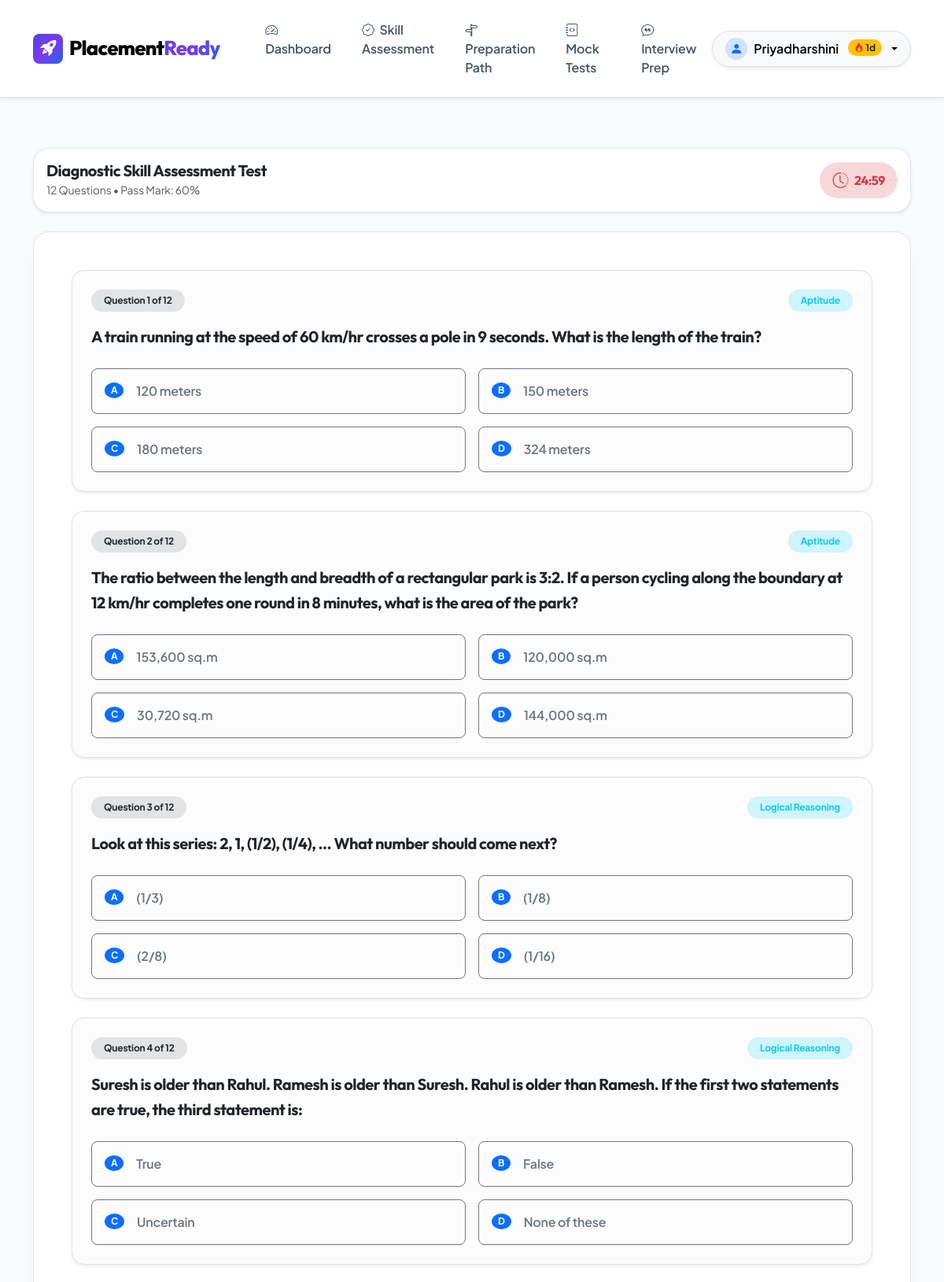
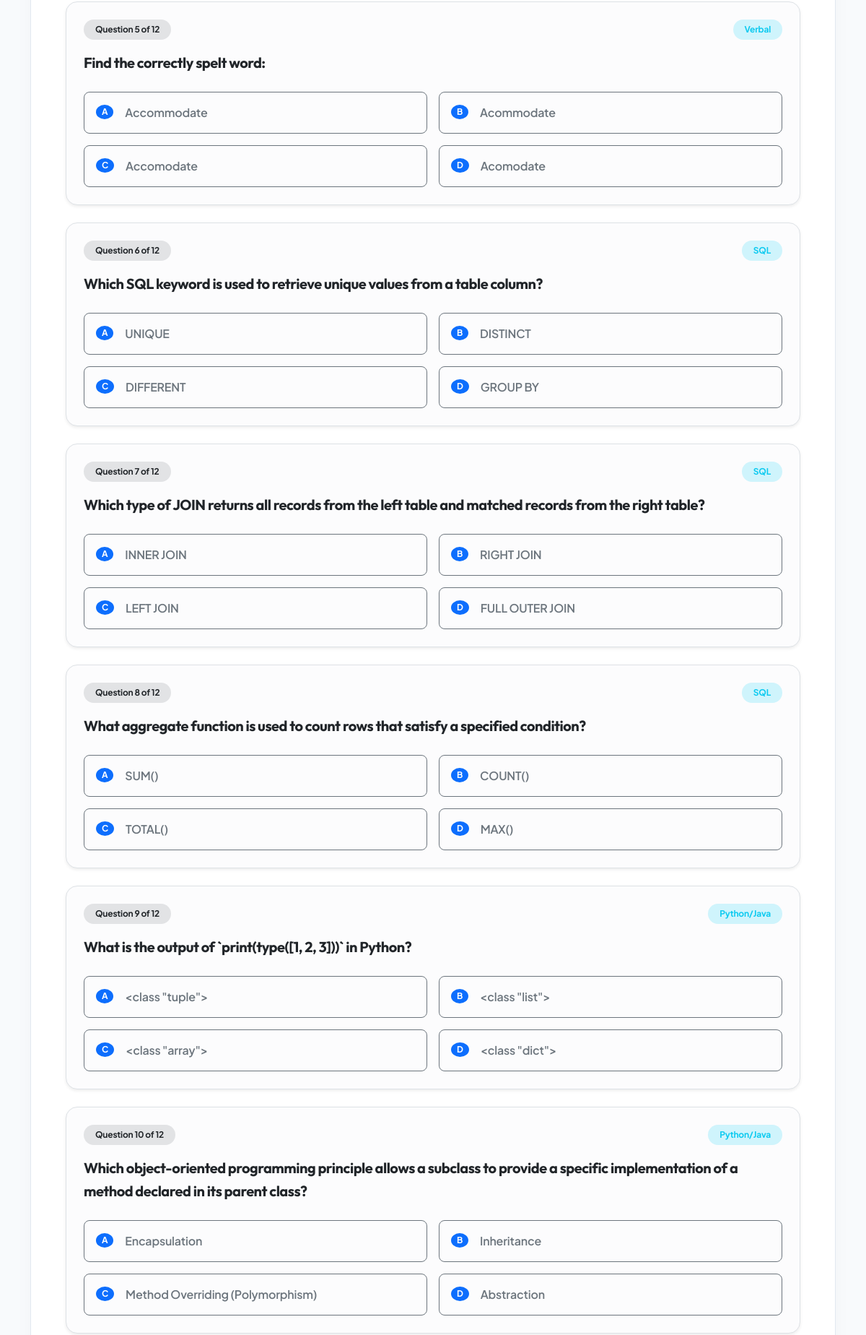
Page /test/take/1/ (signed in, upper part) on the committed database (2 pictures, top to bottom).
### placement_app/models.py (models this page shows, shortened)
class UserProfile(models.Model):
    LEVEL_CHOICES = [
        ('Beginner', 'Beginner'),
        ('Intermediate', 'Intermediate'),
        ('Advanced', 'Advanced'),
    ]
    YEAR_CHOICES = [
        ('1st Year', '1st Year'),
        ('2nd Year', '2nd Year'),
        ('3rd Year', '3rd Year'),
        ('Final Year', 'Final Year'),
    ]
    GRADE_TYPE_CHOICES = [
        ('CGPA', 'CGPA (out of 10)'),
        ('Percentage', 'Percentage (%)'),
    ]
    DEPARTMENT_CHOICES = [
        ('B.Sc Computer Science', 'B.Sc Computer Science'),
        ('B.Sc Information Technology', 'B.Sc Information Technology'),
        ('B.Sc Data Science', 'B.Sc Data Science'),
        ('B.Sc Computer Science with Artificial Intelligence', 'B.Sc Computer Science with Artificial Intelligence'),
        ('B.Sc Mathematics', 'B.Sc Mathematics'),
        ('B.Sc Physics', 'B.Sc Physics'),
        ('B.Sc Chemistry', 'B.Sc Chemistry'),
        ('B.Sc Biotechnology', 'B.Sc Biotechnology'),
        ('B.Sc Microbiology', 'B.Sc Microbiology'),
        ('B.Sc Psychology', 'B.Sc Psychology'),
        ('BCA', 'BCA (Bachelor of Computer Applications)'),
        ('B.Com General', 'B.Com General'),
        ('B.Com Computer Applications', 'B.Com Computer Applications'),
        ('B.Com Accounting & Finance', 'B.Com Accounting & Finance'),
        ('BBA', 'BBA (Bachelor of Business Administration)'),
        ('B.A English', 'B.A English'),
        ('B.A Tamil', 'B.A Tamil'),
        ('B.A Economics', 'B.A Economics'),
        ('B.A History', 'B.A History'),
        ('B.A Sociology', 'B.A Sociology'),
        ('B.A Visual Communication', 'B.A Visual Communication'),
        ('B.A Journalism', 'B.A Journalism'),
    ]
    user = models.OneToOneField(User, on_delete=models.CASCADE, related_name='profile')
    department = models.CharField(max_length=150, choices=DEPARTMENT_CHOICES, default="B.Sc Computer Science")
    year_of_study = models.CharField(max_length=20, choices=YEAR_CHOICES, default="Final Year")
    grade_type = models.CharField(max_length=20, choices=GRADE_TYPE_CHOICES, default="CGPA")
    score_value = models.FloatField(default=8.0, help_text="CGPA value or Percentage value")
    skills = models.TextField(blank=True, help_text="Comma-separated skills (e.g. Python, SQL, Accounting, Excel)")
    target_role = models.ForeignKey(JobRole, on_delete=models.SET_NULL, null=True, blank=True)
    custom_target_role = models.CharField(max_length=100, blank=True, help_text="Custom target job role if not in list")
    current_level = models.CharField(max_length=20, choices=LEVEL_CHOICES, default='Beginner')
    streak_count = models.IntegerField(default=0)
    last_activity_date = models.DateField(null=True, blank=True)
    profile_setup_completed = models.BooleanField(default=False)
    assessment_completed = models.BooleanField(default=False)

class MockTest(models.Model):
    title = models.CharField(max_length=200)
    description = models.TextField()
    category = models.ForeignKey(Category, on_delete=models.SET_NULL, null=True, blank=True)
    job_role = models.ForeignKey(JobRole, on_delete=models.SET_NULL, null=True, blank=True)
    duration_minutes = models.IntegerField(default=30)
    pass_percentage = models.IntegerField(default=60)
    questions = models.ManyToManyField(Question, related_name='mock_tests')
    created_at = models.DateTimeField(auto_now_add=True)

class Question(models.Model):
    DIFFICULTY_CHOICES = [
        ('Easy', 'Easy'),
        ('Medium', 'Medium'),
        ('Hard', 'Hard'),
    ]
    OPTION_CHOICES = [
        ('A', 'Option A'),
        ('B', 'Option B'),
        ('C', 'Option C'),
        ('D', 'Option D'),
    ]
    DEPARTMENT_GROUP_CHOICES = [
        ('All', 'All Departments (Common)'),
        ('Computer/IT', 'Computer / IT (CS, IT, AI, DS, BCA)'),
        ('Science', 'Science (Maths, Physics, Chemistry, Bio, Micro, Psych)'),
        ('Commerce', 'Commerce / Management (B.Com, BBA)'),
        ('Arts', 'Arts (English, Tamil, Economics, History, Sociology, VisComm, Journalism)'),
    ]
    category = models.ForeignKey(Category, on_delete=models.CASCADE, related_name='questions')
    topic = models.ForeignKey(Topic, on_delete=models.SET_NULL, null=True, blank=True, related_name='questions')
    question_text = models.TextField()
    option_a = models.CharField(max_length=300)
    option_b = models.CharField(max_length=300)
    option_c = models.CharField(max_length=300)
    option_d = models.CharField(max_length=300)
    correct_option = models.CharField(max_length=1, choices=OPTION_CHOICES)
    explanation = models.TextField(blank=True, help_text="Explanation of correct answer")
    difficulty = models.CharField(max_length=10, choices=DIFFICULTY_CHOICES, default='Medium')
    is_diagnostic = models.BooleanField(default=False, help_text="Include in diagnostic skill assessment")
    department_group = models.CharField(
        max_length=20,
        choices=DEPARTMENT_GROUP_CHOICES,
        default='All',
        help_text="Which department stream sees this question in diagnostic quiz"
    )

class Category(models.Model):
    name = models.CharField(max_length=100, unique=True)
    description = models.TextField(blank=True)
    icon_class = models.CharField(max_length=50, default="bi-folder-fill")
    class Meta:
        verbose_name_plural = "Categories"

### placement_app/views.py (the view, shortened to what this page needs)
# urls.py: path('test/take/<int:test_id>/', views.take_test_view, name='take_test'),
@login_required
def take_test_view(request, test_id):
    test = get_object_or_404(MockTest, id=test_id)
    questions = test.questions.all()
    return render(request, 'placement_app/take_test.html', {
        'test': test,
        'questions': questions,
    })

### placement_app/templates/placement_app/take_test.html (shortened to what this page needs)
{% extends 'placement_app/base.html' %}
{% block content %}
<div class="container py-4">
    <div class="card card-custom p-3 bg-white sticky-top shadow-sm mb-4" style="top: 80px; z-index: 100;">
        <div class="d-flex justify-content-between align-items-center">
            <div>
                <h5 class="font-heading fw-bold mb-0 text-dark">{{ test.title }}</h5>
                <small class="text-muted">{{ questions.count }} Questions &bull; Pass Mark: {{ test.pass_percentage }}%</small>
            </div>
            <div class="d-flex align-items-center gap-3">
                <div class="bg-danger-subtle text-danger px-3 py-2 rounded-pill font-heading fw-bold d-flex align-items-center gap-2">
                    <i class="bi bi-clock-history fs-5"></i>
                    <span id="timerDisplay">30:00</span>
                </div>
            </div>
        </div>
    </div>
    <div class="card card-custom p-4 p-md-5 bg-white">
        <form method="POST" id="testForm">
            {% for q in questions %}
                <div class="card border rounded-4 p-4 mb-4 shadow-sm bg-light-subtle">
                    <div class="d-flex justify-content-between align-items-center mb-3">
                        <span class="badge bg-secondary-subtle text-dark fw-bold px-3 py-2 rounded-pill">
                            Question {{ forloop.counter }} of {{ questions.count }}
                        </span>
                        <span class="badge bg-info-subtle text-info px-3 py-2 rounded-pill fw-bold">
                            {{ q.category.name }}
                        </span>
                    </div>
                    <h5 class="fw-bold text-dark mb-4" style="line-height: 1.6;">
                        {{ q.question_text|linebreaksbr }}
                    </h5>
                    <div class="row g-3">
                        <div class="col-md-6">
                            <label class="btn btn-outline-secondary w-100 text-start p-3 rounded-3 fw-semibold d-flex align-items-center gap-3" for="t_{{ q.id }}_a">
                                <span class="badge bg-primary rounded-circle px-2 py-1">A</span>
                                <span>{{ q.option_a }}</span>
                            </label>
                        </div>
                        <div class="col-md-6">
                            <label class="btn btn-outline-secondary w-100 text-start p-3 rounded-3 fw-semibold d-flex align-items-center gap-3" for="t_{{ q.id }}_b">
                                <span class="badge bg-primary rounded-circle px-2 py-1">B</span>
                                <span>{{ q.option_b }}</span>
                            </label>
                        </div>
                        <div class="col-md-6">
                            <label class="btn btn-outline-secondary w-100 text-start p-3 rounded-3 fw-semibold d-flex align-items-center gap-3" for="t_{{ q.id }}_c">
                                <span class="badge bg-primary rounded-circle px-2 py-1">C</span>
                                <span>{{ q.option_c }}</span>
                            </label>
                        </div>
                        <div class="col-md-6">
                            <label class="btn btn-outline-secondary w-100 text-start p-3 rounded-3 fw-semibold d-flex align-items-center gap-3" for="t_{{ q.id }}_d">
                                <span class="badge bg-primary rounded-circle px-2 py-1">D</span>
                                <span>{{ q.option_d }}</span>
                            </label>
                        </div>
                    </div>
                </div>
            {% endfor %}
        </form>
    </div>
</div>
{% endblock %}

### placement_app/templates/placement_app/base.html (shortened to what this page needs)
<!DOCTYPE html>
<html lang="en">
<head>
    <link href="https://cdn.jsdelivr.net/npm/bootstrap@5.3.2/dist/css/bootstrap.min.css" rel="stylesheet">
    <link rel="stylesheet" href="https://cdn.jsdelivr.net/npm/bootstrap-icons@1.11.2/font/bootstrap-icons.min.css">
</head>
<body>
    <nav class="navbar navbar-expand-lg navbar-light bg-white border-bottom sticky-top py-3 shadow-sm">
        <div class="container">
            <a class="navbar-brand d-flex align-items-center gap-2" href="{% url 'home' %}">
                <div class="rounded-3 bg-gradient-hero text-white p-2 d-flex align-items-center justify-content-center" style="width: 38px; height: 38px;">
                    <i class="bi bi-rocket-takeoff-fill fs-5"></i>
                </div>
                <span>Placement<span class="text-gradient">Ready</span></span>
            </a>
            <div class="collapse navbar-collapse" id="navbarNav">
                <ul class="navbar-nav me-auto ms-lg-4 gap-1">
                    {% if user.is_authenticated %}
                        {% if user.is_staff %}
                            <li class="nav-item"><a class="nav-link" href="{% url 'admin_dashboard' %}"><i class="bi bi-speedometer2 me-1"></i> Admin Panel</a></li>
                            <li class="nav-item"><a class="nav-link" href="{% url 'admin_questions' %}"><i class="bi bi-question-square me-1"></i> Questions</a></li>
                            <li class="nav-item"><a class="nav-link" href="{% url 'admin_topics' %}"><i class="bi bi-journal-bookmark me-1"></i> Topics</a></li>
                            <li class="nav-item"><a class="nav-link" href="{% url 'admin_tests' %}"><i class="bi bi-file-earmark-code me-1"></i> Mock Tests</a></li>
                        {% else %}
                            <li class="nav-item"><a class="nav-link {% if request.resolver_match.url_name == 'dashboard' %}active{% endif %}" href="{% url 'dashboard' %}"><i class="bi bi-speedometer2 me-1"></i> Dashboard</a></li>
                            <li class="nav-item"><a class="nav-link " href="{% url 'skill_assessment' %}"><i class="bi bi-patch-check me-1"></i> Skill Assessment</a></li>
                            <li class="nav-item"><a class="nav-link {% if request.resolver_match.url_name == 'roadmap' %}active{% endif %}" href="{% url 'roadmap' %}"><i class="bi bi-signpost-split me-1"></i> Preparation Path</a></li>
                            <li class="nav-item"><a class="nav-link {% if request.resolver_match.url_name == 'mock_tests' %}active{% endif %}" href="{% url 'mock_tests' %}"><i class="bi bi-journal-code me-1"></i> Mock Tests</a></li>
                            <li class="nav-item"><a class="nav-link " href="{% url 'interview_prep' %}"><i class="bi bi-chat-quote me-1"></i> Interview Prep</a></li>
                        {% endif %}
                    {% endif %}
                </ul>
                <div class="d-flex align-items-center gap-3 mt-3 mt-lg-0">
                    {% if user.is_authenticated %}
                        <div class="dropdown">
                            <button class="btn btn-light rounded-pill border dropdown-toggle px-3 py-2 fw-semibold d-flex align-items-center gap-2 shadow-sm" type="button" data-bs-toggle="dropdown">
                                <div class="rounded-circle bg-primary-subtle text-primary p-1 d-flex align-items-center justify-content-center" style="width: 28px; height: 28px;">
                                    <i class="bi bi-person-fill"></i>
                                </div>
                                <span>{{ user.first_name|default:user.username }}</span>
                                {% if user.profile.streak_count %}
                                    <span class="badge bg-warning text-dark rounded-pill ms-1"><i class="bi bi-fire text-danger"></i> {{ user.profile.streak_count }}d</span>
                                {% endif %}
                            </button>
                        </div>
                    {% else %}
                        <a href="{% url 'login' %}" class="btn btn-light rounded-pill border px-4 py-2 fw-semibold">Log In</a>
                        <a href="{% url 'register' %}" class="btn btn-primary-pr rounded-pill">Student Registration</a>
                    {% endif %}
                </div>
            </div>
        </div>
    </nav>
    <main class="py-4">
        {% block content %}{% endblock %}
    </main>
</body>
</html>

### placement_app/templates/placement_app/base.html (style rules this page uses)
:root { --pr-primary: #6366f1; --pr-primary-dark: #4f46e5; --pr-secondary: #06b6d4; --pr-accent: #f59e0b; --pr-dark: #0f172a; --pr-card-bg: #ffffff; --pr-body-bg: #f8fafc; --pr-gradient-hero: linear-gradient(135deg, #4f46e5 0%, #7c3aed 50%, #2563eb 100%); --pr-border-radius: 20px; }
body { font-family: 'Plus Jakarta Sans', sans-serif; background-color: var(--pr-body-bg); color: #334155; min-height: 100vh; display: flex; flex-direction: column; letter-spacing: -0.2px; }
h1, h2, h3, h4, h5, h6, .font-heading { font-family: 'Outfit', sans-serif; font-weight: 700; letter-spacing: -0.5px; }
.card-custom { background: #ffffff; border-radius: var(--pr-border-radius); border: 1px solid #e2e8f0; box-shadow: 0 10px 30px -5px rgba(0, 0, 0, 0.04); transition: all 0.3s ease; }
.text-gradient { background: var(--pr-gradient-hero); -webkit-background-clip: text; -webkit-text-fill-color: transparent; }
.bg-gradient-hero { background: var(--pr-gradient-hero); color: white; }
.navbar-brand { font-family: 'Outfit', sans-serif; font-weight: 800; font-size: 1.6rem; letter-spacing: -0.8px; }
.nav-link { font-weight: 600; color: #475569; padding: 0.6rem 1.1rem !important; border-radius: 10px; transition: all 0.2s ease; }

### rows in the picture
MockTest: title "Diagnostic Skill Assessment Test", pass_percentage "60"
Question: count "12", category.name "Aptitude", question_text "A train running at the speed of 60 km/hr crosses a pole in 9 seconds. What is the length of the train?", option_a "120 meters", option_b "150 meters", option_c "180 meters", option_d "324 meters"
Question: count "12", category.name "Aptitude", question_text "The ratio between the length and breadth of a rectangular park is 3:2. If a person cycling along the boundary at 12 km/hr completes one round in 8 minutes, what is the area of the park?", option_a "153,600 sq.m", option_b "120,000 sq.m", option_c "30,720 sq.m", option_d "144,000 sq.m"
Question: count "12", category.name "Logical Reasoning", question_text "Look at this series: 2, 1, (1/2), (1/4), ... What number should come next?", option_a "(1/3)", option_b "(1/8)", option_c "(2/8)", option_d "(1/16)"
Question: count "12", category.name "Logical Reasoning", question_text "Suresh is older than Rahul. Ramesh is older than Suresh. Rahul is older than Ramesh. If the first two statements are true, the third statement is:", option_a "True", option_b "False", option_c "Uncertain", option_d "None of these"
Question: count "12", category.name "Verbal", question_text "Find the correctly spelt word:", option_a "Accommodate", option_b "Acommodate", option_c "Accomodate", option_d "Acomodate"
Question: count "12", category.name "SQL", question_text "Which SQL keyword is used to retrieve unique values from a table column?", option_a "UNIQUE", option_b "DISTINCT", option_c "DIFFERENT", option_d "GROUP BY"
Question: count "12", category.name "SQL", question_text "Which type of JOIN returns all records from the left table and matched records from the right table?", option_a "INNER JOIN", option_b "RIGHT JOIN", option_c "LEFT JOIN", option_d "FULL OUTER JOIN"
Question: count "12", category.name "SQL", question_text "What aggregate function is used to count rows that satisfy a specified condition?", option_a "SUM()", option_b "COUNT()", option_c "TOTAL()", option_d "MAX()"
Question: count "12", category.name "Python/Java", question_text "What is the output of `print(type([1, 2, 3]))` in Python?", option_a "<class \"tuple\">", option_b "<class \"list\">", option_c "<class \"array\">", option_d "<class \"dict\">"
Question: count "12", category.name "Python/Java", question_text "Which object-oriented programming principle allows a subclass to provide a specific implementation of a method declared in its parent class?", option_a "Encapsulation", option_b "Inheritance", option_c "Method Overriding (Polymorphism)", option_d "Abstraction"

### other values in the picture
{{ user.first_name|default:user.username }} "Priyadharshini"
{{ user.profile.streak_count }} "1"
{{ questions.count }} "12"
